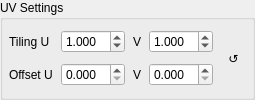
        <widget class="QGroupBox" name="grpUV">
         <property name="title">
          <string>UV Settings</string>
         </property>
         <layout class="QGridLayout" name="gridUV">
          <property name="leftMargin">
           <number>6</number>
          </property>
          <property name="topMargin">
           <number>6</number>
          </property>
          <property name="rightMargin">
           <number>6</number>
          </property>
          <property name="bottomMargin">
           <number>6</number>
          </property>
          <property name="horizontalSpacing">
           <number>8</number>
          </property>
          <property name="verticalSpacing">
           <number>6</number>
          </property>
          <item row="0" column="0">
           <widget class="QLabel" name="labelTU">
            <property name="text">
             <string>Tiling U</string>
            </property>
           </widget>
          </item>
          <item row="0" column="1">
           <widget class="QDoubleSpinBox" name="spinTU">
            <property name="decimals">
             <number>3</number>
            </property>
            <property name="value">
             <double>1.000000000000000</double>
            </property>
           </widget>
          </item>
          <item row="0" column="2">
           <widget class="QLabel" name="labelTV">
            <property name="text">
             <string>V</string>
            </property>
           </widget>
          </item>
          <item row="0" column="3">
           <widget class="QDoubleSpinBox" name="spinTV">
            <property name="decimals">
             <number>3</number>
            </property>
            <property name="value">
             <double>1.000000000000000</double>
            </property>
           </widget>
          </item>
          <item row="1" column="0">
           <widget class="QLabel" name="labelOU">
            <property name="text">
             <string>Offset U</string>
            </property>
           </widget>
          </item>
          <item row="1" column="1">
           <widget class="QDoubleSpinBox" name="spinOU">
            <property name="decimals">
             <number>3</number>
            </property>
            <property name="value">
             <double>0.000000000000000</double>
            </property>
           </widget>
          </item>
          <item row="1" column="2">
           <widget class="QLabel" name="labelOV">
            <property name="text">
             <string>V</string>
            </property>
           </widget>
          </item>
          <item row="1" column="3">
           <widget class="QDoubleSpinBox" name="spinOV">
            <property name="decimals">
             <number>3</number>
            </property>
            <property name="value">
             <double>0.000000000000000</double>
            </property>
           </widget>
          </item>
          <item row="0" column="4" rowspan="2">
           <widget class="QToolButton" name="btnUVReset">
            <property name="toolTip">
             <string>Reset UV</string>
            </property>
            <property name="text">
             <string>↺</string>
            </property>
            <property name="autoRaise">
             <bool>true</bool>
            </property>
           </widget>
          </item>
         </layout>
        </widget>
